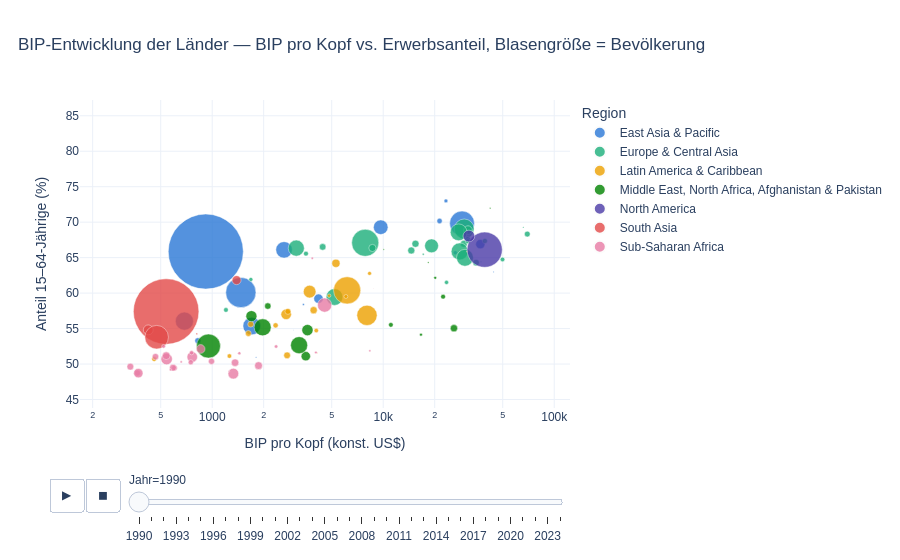

The notebook cell saved with this chart:
### Markdown cell above
## 5 Die Animation

Play drücken — oder den Jahres-Slider ziehen. Blasen bewegen sich nach rechts (steigendes BIP pro Kopf) und meist nach oben/unten je nach demografischer Entwicklung. Die Achsen sind über alle Jahre fixiert, damit die Bewegung sichtbar wird.

### Code cell
titel = ("BIP-Entwicklung der Länder — "
         + ("BIP pro Kopf" if X_ACHSE == "gdp_pc" else "absolutes BIP")
         + " vs. Erwerbsanteil, Blasengröße = Bevölkerung")

fig = plotting.animate_gapminder(
    viz, x=X_ACHSE, y="working_age_share", size="population",
    color="region", year_range=JAHRE, log_x=True, title=titel)
fig.show()

### Figure 1 — Plotly figure (JSON) as saved in the notebook; plotly's stock layout.template omitted (floating-point values rounded to 4 significant figures)
{"data": [{"hovertemplate": "<b>%{hovertext}</b><br><br>Region=East Asia & Pacific<br>Jahr=1990<br>BIP pro Kopf (konst. US$)=%{x}<br>Anteil 15–64-Jährige (%)=%{y}<br>Bevölkerung=%{marker.size}<extra></extra>", "hovertext": ["Mongolia", "Philippines", "Fiji", "China", "Thailand", "Japan", "Indonesia", "Viet Nam", "Brunei Darussalam", "New Zealand", "Macao SAR, China", "Cambodia", "Australia", "Vanuatu", "Solomon Islands", "Malaysia", "Korea, Rep.", "Singapore", "Hong Kong SAR, China", "Tonga"], "ids": ["MNG", "PHL", "FJI", "CHN", "THA", "JPN", "IDN", "VNM", "BRN", "NZL", "MAC", "KHM", "AUS", "VUT", "SLB", "MYS", "KOR", "SGP", "HKG", "TON"], "legendgroup": "East Asia & Pacific", "marker": {"color": "#2a78d6", "line": {"color": "#fcfcfb", "width": 0.5}, "opacity": 0.8, "size": [2099000.0, 62850000.0, 773300.0, 1135000000.0, 54740000.0, 123500000.0, 183500000.0, 65500000.0, 255300.0, 3330000.0, 335000.0, 7375000.0, 17070000.0, 148100.0, 331400.0, 17830000.0, 42870000.0, 3047000.0, 5704000.0, 99700.0], "sizemode": "area", "sizeref": 403000.0, "symbol": "circle"}, "mode": "markers", "name": "East Asia & Pacific", "orientation": "v", "showlegend": true, "type": "scatter", "x": [1823.0, 1704.0, 3415.0, 917.2, 2632.0, 28900.0, 1471.0, 687.9, 44180.0, 26380.0, 31380.0, 824.1, 36980.0, 2967.0, 1806.0, 4185.0, 9673.0, 23270.0, 21360.0, 2988.0], "xaxis": "x", "y": [54.81, 55.36, 58.38, 65.86, 66.09, 69.82, 60.08, 56.05, 62.99, 65.7, 69.47, 53.28, 66.9, 52.42, 50.93, 59.21, 69.29, 73.0, 70.17, 54.8], "yaxis": "y"}, {"hovertemplate": "<b>%{hovertext}</b><br><br>Region=Europe & Central Asia<br>Jahr=1990<br>BIP pro Kopf (konst. US$)=%{x}<br>Anteil 15–64-Jährige (%)=%{y}<br>Bevölkerung=%{marker.size}<extra></extra>", "hovertext": ["Germany", "Ireland", "Austria", "Belgium", "France", "Denmark", "Netherlands", "Italy", "Sweden", "Russian Federation", "Luxembourg", "Georgia", "Switzerland", "Spain", "United Kingdom", "Cyprus", "Hungary", "Finland", "Kyrgyz Republic", "Turkiye", "Portugal", "Ukraine", "Albania", "Norway", "Greece", "Bulgaria", "Iceland"], "ids": ["DEU", "IRL", "AUT", "BEL", "FRA", "DNK", "NLD", "ITA", "SWE", "RUS", "LUX", "GEO", "CHE", "ESP", "GBR", "CYP", "HUN", "FIN", "KGZ", "TUR", "PRT", "UKR", "ALB", "NOR", "GRC", "BGR", "ISL"], "legendgroup": "Europe & Central Asia", "marker": {"color": "#1baf7a", "line": {"color": "#fcfcfb", "width": 0.5}, "opacity": 0.8, "size": [79430000.0, 3514000.0, 7678000.0, 9967000.0, 58260000.0, 5141000.0, 14950000.0, 56720000.0, 8559000.0, 148000000.0, 381800.0, 4802000.0, 6716000.0, 38870000.0, 57250000.0, 788400.0, 10370000.0, 4986000.0, 4391000.0, 56020000.0, 9983000.0, 52050000.0, 3287000.0, 4241000.0, 10200000.0, 8718000.0, 254800.0], "sizemode": "area", "sizeref": 403000.0, "symbol": "circle"}, "mode": "markers", "name": "Europe & Central Asia", "orientation": "v", "showlegend": true, "type": "scatter", "x": [29760.0, 23460.0, 31170.0, 29610.0, 27990.0, 39310.0, 31310.0, 27630.0, 34900.0, 7850.0, 66030.0, 3534.0, 69580.0, 19170.0, 30070.0, 17140.0, 8646.0, 31290.0, 1203.0, 5188.0, 14590.0, 3102.0, 1683.0, 49850.0, 15440.0, 4425.0, 37300.0], "xaxis": "x", "y": [69.05, 61.51, 67.53, 66.95, 65.88, 67.35, 68.88, 68.57, 64.29, 67.09, 69.26, 65.56, 68.33, 66.67, 64.98, 65.48, 66.37, 67.3, 57.63, 59.44, 66.01, 66.34, 61.93, 64.75, 66.96, 66.51, 64.42], "yaxis": "y"}, {"hovertemplate": "<b>%{hovertext}</b><br><br>Region=Latin America & Caribbean<br>Jahr=1990<br>BIP pro Kopf (konst. US$)=%{x}<br>Anteil 15–64-Jährige (%)=%{y}<br>Bevölkerung=%{marker.size}<extra></extra>", "hovertext": ["Aruba", "Peru", "Paraguay", "Uruguay", "Chile", "Brazil", "El Salvador", "Haiti", "Costa Rica", "Belize", "Nicaragua", "Dominican Republic", "Mexico", "Panama", "Bahamas, The", "Colombia", "Ecuador", "Bolivia", "Guatemala", "Honduras"], "ids": ["ABW", "PER", "PRY", "URY", "CHL", "BRA", "SLV", "HTI", "CRI", "BLZ", "NIC", "DOM", "MEX", "PAN", "BHS", "COL", "ECU", "BOL", "GTM", "HND"], "legendgroup": "Latin America & Caribbean", "marker": {"color": "#eda100", "line": {"color": "#fcfcfb", "width": 0.5}, "opacity": 0.8, "size": [62750.0, 22010000.0, 4036000.0, 3104000.0, 13440000.0, 149100000.0, 5400000.0, 6854000.0, 3122000.0, 183100.0, 4163000.0, 7151000.0, 82820000.0, 2456000.0, 275900.0, 32440000.0, 10470000.0, 7130000.0, 9025000.0, 4980000.0], "sizemode": "area", "sizeref": 403000.0, "symbol": "circle"}, "mode": "markers", "name": "Latin America & Caribbean", "orientation": "v", "showlegend": true, "type": "scatter", "x": [24760.0, 2707.0, 4060.0, 8320.0, 5291.0, 6150.0, 2348.0, 1627.0, 6049.0, 4113.0, 1261.0, 2773.0, 8037.0, 4829.0, 31000.0, 3714.0, 3920.0, 1679.0, 2742.0, 458.0], "xaxis": "x", "y": [67.39, 57.01, 54.72, 62.78, 64.2, 60.39, 55.45, 54.31, 59.52, 51.56, 51.12, 57.42, 56.86, 59.63, 65.84, 60.21, 57.59, 55.62, 51.23, 50.7], "yaxis": "y"}, {"hovertemplate": "<b>%{hovertext}</b><br><br>Region=Middle East, North Africa, Afghanistan & Pakistan<br>Jahr=1990<br>BIP pro Kopf (konst. US$)=%{x}<br>Anteil 15–64-Jährige (%)=%{y}<br>Bevölkerung=%{marker.size}<extra></extra>", "hovertext": ["Libya", "Saudi Arabia", "Tunisia", "Qatar", "Malta", "Iraq", "Kuwait", "Morocco", "Algeria", "Egypt, Arab Rep.", "Israel", "Iran, Islamic Rep.", "Oman", "Bahrain", "Pakistan"], "ids": ["LBY", "SAU", "TUN", "QAT", "MLT", "IRQ", "KWT", "MAR", "DZA", "EGY", "ISR", "IRN", "OMN", "BHR", "PAK"], "legendgroup": "Middle East, North Africa, Afghanistan & Pakistan", "marker": {"color": "#008300", "line": {"color": "#fcfcfb", "width": 0.5}, "opacity": 0.8, "size": [4445000.0, 10640000.0, 8325000.0, 440200.0, 354200.0, 17580000.0, 1685000.0, 24380000.0, 25380000.0, 58400000.0, 4660000.0, 58380000.0, 1764000.0, 514800.0, 116200000.0], "sizemode": "area", "sizeref": 403000.0, "symbol": "circle"}, "mode": "markers", "name": "Middle East, North Africa, Afghanistan & Pakistan", "orientation": "v", "showlegend": true, "type": "scatter", "x": [11090.0, 25920.0, 2114.0, 42210.0, 10070.0, 3527.0, 20140.0, 1696.0, 3606.0, 1972.0, 22400.0, 3222.0, 16630.0, 18350.0, 950.9], "xaxis": "x", "y": [55.52, 55.05, 58.17, 71.95, 66.14, 51.11, 62.15, 56.76, 54.78, 55.18, 59.49, 52.66, 54.14, 64.31, 52.53], "yaxis": "y"}, {"hovertemplate": "<b>%{hovertext}</b><br><br>Region=North America<br>Jahr=1990<br>BIP pro Kopf (konst. US$)=%{x}<br>Anteil 15–64-Jährige (%)=%{y}<br>Bevölkerung=%{marker.size}<extra></extra>", "hovertext": ["United States", "Canada"], "ids": ["USA", "CAN"], "legendgroup": "North America", "marker": {"color": "#4a3aa7", "line": {"color": "#fcfcfb", "width": 0.5}, "opacity": 0.8, "size": [249600000.0, 27690000.0], "sizemode": "area", "sizeref": 403000.0, "symbol": "circle"}, "mode": "markers", "name": "North America", "orientation": "v", "showlegend": true, "type": "scatter", "x": [39200.0, 31700.0], "xaxis": "x", "y": [66.12, 68.05], "yaxis": "y"}, {"hovertemplate": "<b>%{hovertext}</b><br><br>Region=South Asia<br>Jahr=1990<br>BIP pro Kopf (konst. US$)=%{x}<br>Anteil 15–64-Jährige (%)=%{y}<br>Bevölkerung=%{marker.size}<extra></extra>", "hovertext": ["India", "Bhutan", "Sri Lanka", "Nepal", "Bangladesh"], "ids": ["IND", "BTN", "LKA", "NPL", "BGD"], "legendgroup": "South Asia", "marker": {"color": "#e34948", "line": {"color": "#fcfcfb", "width": 0.5}, "opacity": 0.8, "size": [865000000.0, 589300.0, 16350000.0, 19520000.0, 111600000.0], "sizemode": "area", "sizeref": 403000.0, "symbol": "circle"}, "mode": "markers", "name": "South Asia", "orientation": "v", "showlegend": true, "type": "scatter", "x": [537.9, 812.7, 1389.0, 422.7, 473.4], "xaxis": "x", "y": [57.4, 54.26, 61.83, 54.82, 53.79], "yaxis": "y"}, {"hovertemplate": "<b>%{hovertext}</b><br><br>Region=Sub-Saharan Africa<br>Jahr=1990<br>BIP pro Kopf (konst. US$)=%{x}<br>Anteil 15–64-Jährige (%)=%{y}<br>Bevölkerung=%{marker.size}<extra></extra>", "hovertext": ["Rwanda", "Senegal", "Seychelles", "Gabon", "Botswana", "Chad", "Tanzania", "Sudan", "Burkina Faso", "Cameroon", "Central African Republic", "Togo", "Mali", "Benin", "Mauritania", "Cote d'Ivoire", "Niger", "Kenya", "South Africa", "Congo, Rep.", "Comoros", "Guinea-Bissau", "Gambia, The", "Mauritius", "Uganda", "Ghana", "Madagascar"], "ids": ["RWA", "SEN", "SYC", "GAB", "BWA", "TCD", "TZA", "SDN", "BFA", "CMR", "CAF", "TGO", "MLI", "BEN", "MRT", "CIV", "NER", "KEN", "ZAF", "COG", "COM", "GNB", "GMB", "MUS", "UGA", "GHA", "MDG"], "legendgroup": "Sub-Saharan Africa", "marker": {"color": "#e87ba4", "line": {"color": "#fcfcfb", "width": 0.5}, "opacity": 0.8, "size": [7375000.0, 7721000.0, 69510.0, 983700.0, 1306000.0, 5983000.0, 26110000.0, 22020000.0, 9159000.0, 11330000.0, 2872000.0, 3714000.0, 9179000.0, 5281000.0, 1952000.0, 12190000.0, 8286000.0, 22890000.0, 40750000.0, 2381000.0, 444600.0, 973700.0, 1055000.0, 1059000.0, 17570000.0, 15390000.0, 12060000.0], "sizemode": "area", "sizeref": 403000.0, "symbol": "circle"}, "mode": "markers", "name": "Sub-Saharan Africa", "orientation": "v", "showlegend": true, "type": "scatter", "x": [365.7, 990.8, 8780.0, 8354.0, 4039.0, 602.7, 541.5, 764.5, 332.2, 1360.0, 519.8, 757.6, 589.8, 749.5, 1441.0, 1866.0, 465.9, 1329.0, 4544.0, 2364.0, 1254.0, 569.2, 658.7, 3846.0, 369.8, 855.9, 538.5], "xaxis": "x", "y": [48.73, 50.38, 60.65, 51.86, 51.63, 49.44, 50.7, 51.0, 49.63, 50.2, 52.5, 51.59, 49.48, 50.25, 51.53, 49.77, 51.03, 48.65, 58.32, 52.47, 48.98, 49.18, 50.3, 64.91, 48.72, 52.12, 51.17], "yaxis": "y"}], "layout": {"font": {"family": "sans-serif"}, "legend": {"itemsizing": "constant", "title": {"text": "Region"}, "tracegroupgap": 0}, "sliders": [{"active": 0, "currentvalue": {"prefix": "Jahr="}, "len": 0.9, "pad": {"b": 10, "t": 60}, "steps": [{"args": [["1990"], {"frame": {"duration": 0, "redraw": false}, "fromcurrent": true, "mode": "immediate", "transition": {"duration": 0, "easing": "linear"}}], "label": "1990", "method": "animate"}, {"args": [["1991"], {"frame": {"duration": 0, "redraw": false}, "fromcurrent": true, "mode": "immediate", "transition": {"duration": 0, "easing": "linear"}}], "label": "1991", "method": "animate"}, {"args": [["1992"], {"frame": {"duration": 0, "redraw": false}, "fromcurrent": true, "mode": "immediate", "transition": {"duration": 0, "easing": "linear"}}], "label": "1992", "method": "animate"}, {"args": [["1993"], {"frame": {"duration": 0, "redraw": false}, "fromcurrent": true, "mode": "immediate", "transition": {"duration": 0, "easing": "linear"}}], "label": "1993", "method": "animate"}, {"args": [["1994"], {"frame": {"duration": 0, "redraw": false}, "fromcurrent": true, "mode": "immediate", "transition": {"duration": 0, "easing": "linear"}}], "label": "1994", "method": "animate"}, {"args": [["1995"], {"frame": {"duration": 0, "redraw": false}, "fromcurrent": true, "mode": "immediate", "transition": {"duration": 0, "easing": "linear"}}], "label": "1995", "method": "animate"}, {"args": [["1996"], {"frame": {"duration": 0, "redraw": false}, "fromcurrent": true, "mode": "immediate", "transition": {"duration": 0, "easing": "linear"}}], "label": "1996", "method": "animate"}, {"args": [["1997"], {"frame": {"duration": 0, "redraw": false}, "fromcurrent": true, "mode": "immediate", "transition": {"duration": 0, "easing": "linear"}}], "label": "1997", "method": "animate"}, {"args": [["1998"], {"frame": {"duration": 0, "redraw": false}, "fromcurrent": true, "mode": "immediate", "transition": {"duration": 0, "easing": "linear"}}], "label": "1998", "method": "animate"}, {"args": [["1999"], {"frame": {"duration": 0, "redraw": false}, "fromcurrent": true, "mode": "immediate", "transition": {"duration": 0, "easing": "linear"}}], "label": "1999", "method": "animate"}, {"args": [["2000"], {"frame": {"duration": 0, "redraw": false}, "fromcurrent": true, "mode": "immediate", "transition": {"duration": 0, "easing": "linear"}}], "label": "2000", "method": "animate"}, {"args": [["2001"], {"frame": {"duration": 0, "redraw": false}, "fromcurrent": true, "mode": "immediate", "transition": {"duration": 0, "easing": "linear"}}], "label": "2001", "method": "animate"}, {"args": [["2002"], {"frame": {"duration": 0, "redraw": false}, "fromcurrent": true, "mode": "immediate", "transition": {"duration": 0, "easing": "linear"}}], "label": "2002", "method": "animate"}, {"args": [["2003"], {"frame": {"duration": 0, "redraw": false}, "fromcurrent": true, "mode": "immediate", "transition": {"duration": 0, "easing": "linear"}}], "label": "2003", "method": "animate"}, {"args": [["2004"], {"frame": {"duration": 0, "redraw": false}, "fromcurrent": true, "mode": "immediate", "transition": {"duration": 0, "easing": "linear"}}], "label": "2004", "method": "animate"}, {"args": [["2005"], {"frame": {"duration": 0, "redraw": false}, "fromcurrent": true, "mode": "immediate", "transition": {"duration": 0, "easing": "linear"}}], "label": "2005", "method": "animate"}, {"args": [["2006"], {"frame": {"duration": 0, "redraw": false}, "fromcurrent": true, "mode": "immediate", "transition": {"duration": 0, "easing": "linear"}}], "label": "2006", "method": "animate"}, {"args": [["2007"], {"frame": {"duration": 0, "redraw": false}, "fromcurrent": true, "mode": "immediate", "transition": {"duration": 0, "easing": "linear"}}], "label": "2007", "method": "animate"}, {"args": [["2008"], {"frame": {"duration": 0, "redraw": false}, "fromcurrent": true, "mode": "immediate", "transition": {"duration": 0, "easing": "linear"}}], "label": "2008", "method": "animate"}, {"args": [["2009"], {"frame": {"duration": 0, "redraw": false}, "fromcurrent": true, "mode": "immediate", "transition": {"duration": 0, "easing": "linear"}}], "label": "2009", "method": "animate"}, {"args": [["2010"], {"frame": {"duration": 0, "redraw": false}, "fromcurrent": true, "mode": "immediate", "transition": {"duration": 0, "easing": "linear"}}], "label": "2010", "method": "animate"}, {"args": [["2011"], {"frame": {"duration": 0, "redraw": false}, "fromcurrent": true, "mode": "immediate", "transition": {"duration": 0, "easing": "linear"}}], "label": "2011", "method": "animate"}, {"args": [["2012"], {"frame": {"duration": 0, "redraw": false}, "fromcurrent": true, "mode": "immediate", "transition": {"duration": 0, "easing": "linear"}}], "label": "2012", "method": "animate"}, {"args": [["2013"], {"frame": {"duration": 0, "redraw": false}, "fromcurrent": true, "mode": "immediate", "transition": {"duration": 0, "easing": "linear"}}], "label": "2013", "method": "animate"}, {"args": [["2014"], {"frame": {"duration": 0, "redraw": false}, "fromcurrent": true, "mode": "immediate", "transition": {"duration": 0, "easing": "linear"}}], "label": "2014", "method": "animate"}, {"args": [["2015"], {"frame": {"duration": 0, "redraw": false}, "fromcurrent": true, "mode": "immediate", "transition": {"duration": 0, "easing": "linear"}}], "label": "2015", "method": "animate"}, {"args": [["2016"], {"frame": {"duration": 0, "redraw": false}, "fromcurrent": true, "mode": "immediate", "transition": {"duration": 0, "easing": "linear"}}], "label": "2016", "method": "animate"}, {"args": [["2017"], {"frame": {"duration": 0, "redraw": false}, "fromcurrent": true, "mode": "immediate", "transition": {"duration": 0, "easing": "linear"}}], "label": "2017", "method": "animate"}, {"args": [["2018"], {"frame": {"duration": 0, "redraw": false}, "fromcurrent": true, "mode": "immediate", "transition": {"duration": 0, "easing": "linear"}}], "label": "2018", "method": "animate"}, {"args": [["2019"], {"frame": {"duration": 0, "redraw": false}, "fromcurrent": true, "mode": "immediate", "transition": {"duration": 0, "easing": "linear"}}], "label": "2019", "method": "animate"}, {"args": [["2020"], {"frame": {"duration": 0, "redraw": false}, "fromcurrent": true, "mode": "immediate", "transition": {"duration": 0, "easing": "linear"}}], "label": "2020", "method": "animate"}, {"args": [["2021"], {"frame": {"duration": 0, "redraw": false}, "fromcurrent": true, "mode": "immediate", "transition": {"duration": 0, "easing": "linear"}}], "label": "2021", "method": "animate"}, {"args": [["2022"], {"frame": {"duration": 0, "redraw": false}, "fromcurrent": true, "mode": "immediate", "transition": {"duration": 0, "easing": "linear"}}], "label": "2022", "method": "animate"}, {"args": [["2023"], {"frame": {"duration": 0, "redraw": false}, "fromcurrent": true, "mode": "immediate", "transition": {"duration": 0, "easing": "linear"}}], "label": "2023", "method": "animate"}, {"args": [["2024"], {"frame": {"duration": 0, "redraw": false}, "fromcurrent": true, "mode": "immediate", "transition": {"duration": 0, "easing": "linear"}}], "label": "2024", "method": "animate"}], "x": 0.1, "xanchor": "left", "y": 0, "yanchor": "top"}], "title": {"text": "BIP-Entwicklung der Länder — BIP pro Kopf vs. Erwerbsanteil, Blasengröße = Bevölkerung", "x": 0.02}, "updatemenus": [{"buttons": [{"args": [null, {"frame": {"duration": 600, "redraw": false}, "fromcurrent": true, "mode": "immediate", "transition": {"duration": 300, "easing": "linear"}}], "label": "&#9654;", "method": "animate"}, {"args": [[null], {"frame": {"duration": 600, "redraw": false}, "fromcurrent": true, "mode": "immediate", "transition": {"duration": 300, "easing": "linear"}}], "label": "&#9724;", "method": "animate"}], "direction": "left", "pad": {"r": 10, "t": 70}, "showactive": false, "type": "buttons", "x": 0.1, "xanchor": "right", "y": 0, "yanchor": "top"}], "xaxis": {"anchor": "y", "domain": [0, 1], "range": [2.227, 5.092], "title": {"text": "BIP pro Kopf (konst. US$)"}, "type": "log"}, "yaxis": {"anchor": "x", "domain": [0, 1], "range": [43.8, 87.22], "title": {"text": "Anteil 15–64-Jährige (%)"}}}}
